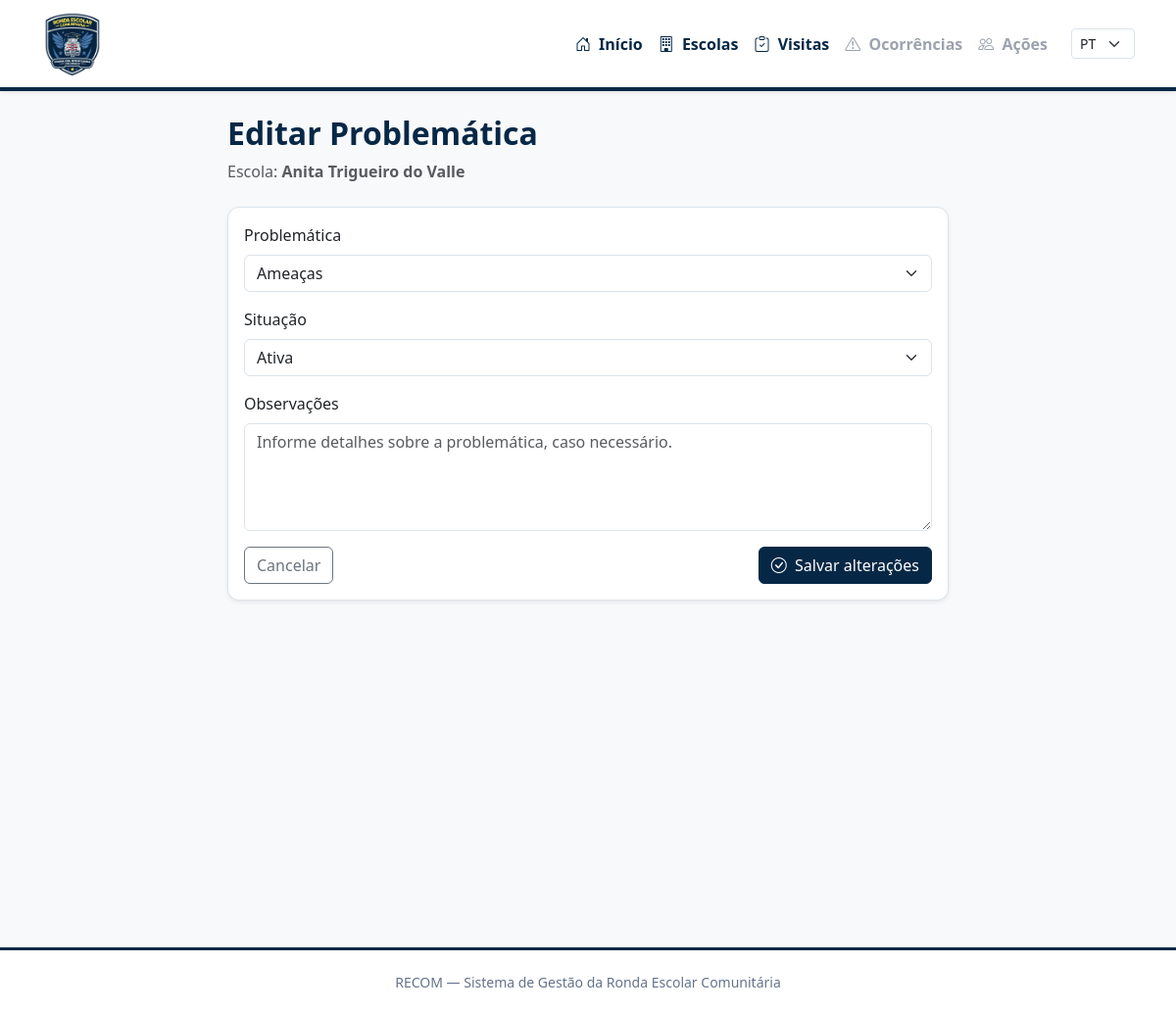
Before: /escolas/4/problematicas/12/editar/ with the older database file.
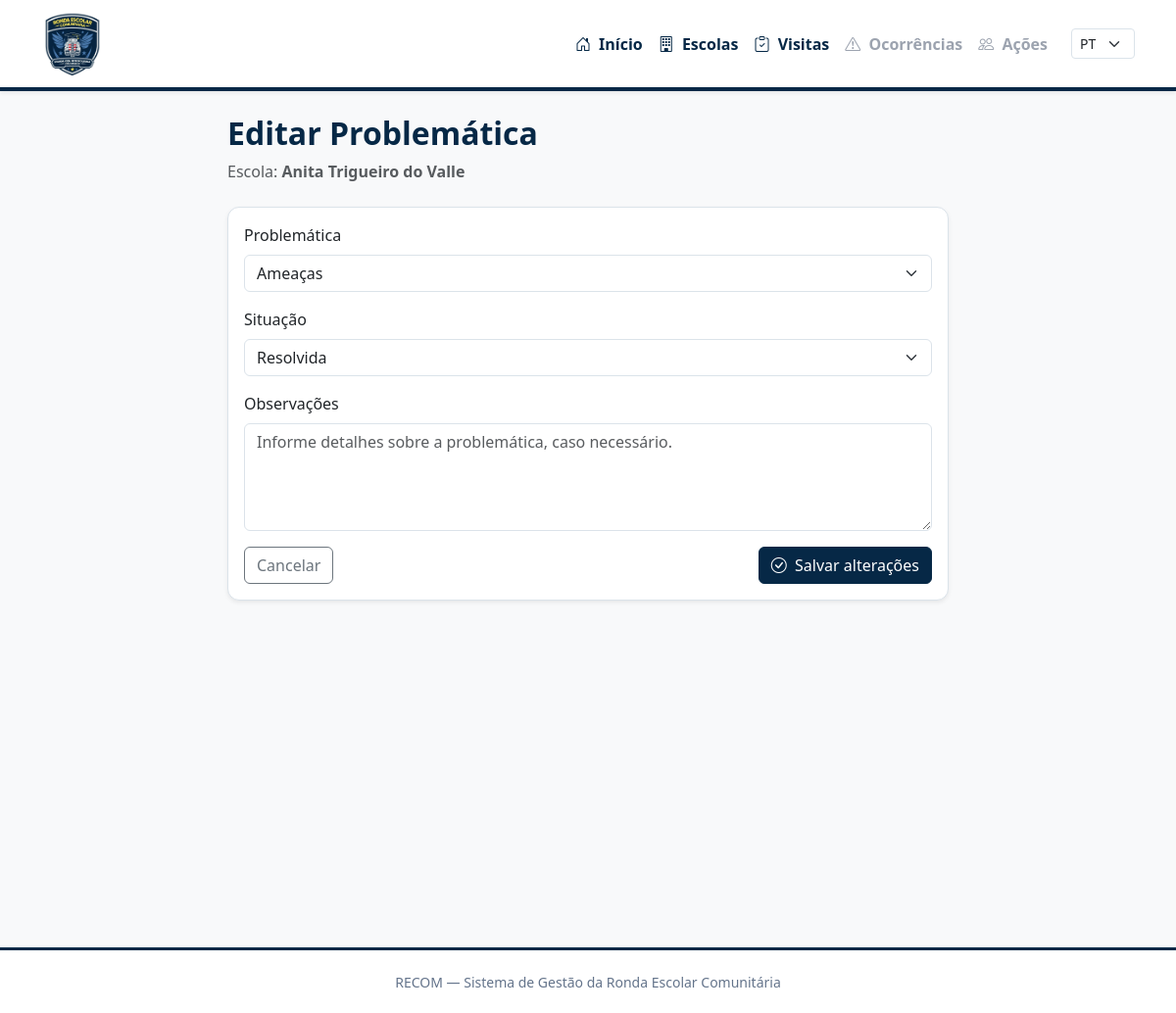
After: the same page with the newer database file.
### escolas/models.py (models this page shows, shortened)
class EscolaProblematica(models.Model):
    SITUACAO_CHOICES = [
        ("ATIVA", "Ativa"),
        ("EM_ACOMPANHAMENTO", "Em acompanhamento"),
        ("RESOLVIDA", "Resolvida"),
    ]
    escola = models.ForeignKey(
        Escola,
        on_delete=models.CASCADE,
        related_name="problematicas"
    )
    tipo_problematica = models.ForeignKey(
        TipoProblematica,
        on_delete=models.PROTECT,
        related_name="escolas"
    )
    data_registro = models.DateField(
        auto_now_add=True
    )
    situacao = models.CharField(
        max_length=20,
        choices=SITUACAO_CHOICES,
        default="ATIVA"
    )
    observacoes = models.TextField(
        blank=True
    )
    criado_em = models.DateTimeField(
        auto_now_add=True
    )
    atualizado_em = models.DateTimeField(
        auto_now=True
    )
    class Meta:
        ordering = ["escola", "tipo_problematica"]
        verbose_name = "Problemática da escola"
        verbose_name_plural = "Problemáticas das escolas"
        constraints = [
            models.UniqueConstraint(
                fields=["escola", "tipo_problematica"],
                name="unique_escola_tipo_problematica"
            )
        ]

### escolas/views.py (the view)
def editar_problematica(
    request,
    escola_pk,
    problematica_pk
):
    escola = get_object_or_404(
        Escola,
        pk=escola_pk
    )
    problematica = get_object_or_404(
        EscolaProblematica,
        pk=problematica_pk,
        escola=escola
    )
    if request.method == "POST":
        form = EscolaProblematicaForm(
            request.POST,
            instance=problematica
        )
        if form.is_valid():
            tipo = form.cleaned_data[
                "tipo_problematica"
            ]
            ja_existe = EscolaProblematica.objects.filter(
                escola=escola,
                tipo_problematica=tipo
            ).exclude(
                pk=problematica.pk
            ).exists()
            if ja_existe:
                form.add_error(
                    "tipo_problematica",
                    (
                        "Esta problemática já está "
                        "registrada para esta escola."
                    )
                )
            else:
                form.save()
                messages.success(
                    request,
                    "Problemática atualizada com sucesso."
                )
                return redirect(
                    "escolas:detalhe_escola",
                    pk=escola.pk
                )
    else:
        form = EscolaProblematicaForm(
            instance=problematica
        )
    contexto = {
        "escola": escola,
        "problematica": problematica,
        "form": form,
        "modo_edicao": True,
    }
    return render(
        request,
        "escolas/form_problematica.html",
        contexto
    )

### escolas/models.py (called while the page is built)
    def __str__(self):
        return self.nome

### templates/escolas/form_problematica.html (shortened to what this page needs)
{% extends "base.html" %}
{% block content %}
<div class="container mt-4 mb-5">
    <div class="row justify-content-center">
        <div class="col-lg-8">
            <div class="mb-4">
                {% if modo_edicao %}
                    <h2>Editar Problemática</h2>
                {% else %}
                    <h2>Registrar Problemática</h2>
                {% endif %}
                <p class="text-muted mb-0">
                    Escola:
                    <strong>{{ escola.nome }}</strong>
                </p>
            </div>
            <div class="card shadow-sm">
                <div class="card-body">
                    <form method="post">
                        <div class="mb-3">
                            <label
                                for="{{ form.tipo_problematica.id_for_label }}"
                                class="form-label"
                            >
                                Problemática
                            </label>
                            {{ form.tipo_problematica }}
                        </div>
                        <div class="mb-3">
                            <label
                                for="{{ form.situacao.id_for_label }}"
                                class="form-label"
                            >
                                Situação
                            </label>
                            {{ form.situacao }}
                        </div>
                        <div class="mb-3">
                            <label
                                for="{{ form.observacoes.id_for_label }}"
                                class="form-label"
                            >
                                Observações
                            </label>
                            {{ form.observacoes }}
                        </div>
                        <div class="d-flex justify-content-between">
                            <a
                                href="{% url 'escolas:detalhe_escola' escola.pk %}"
                                class="btn btn-outline-secondary"
                            >
                                Cancelar
                            </a>
                            {% if modo_edicao %}
                                <button
                                    type="submit"
                                    class="btn btn-primary"
                                >
                                    <i class="bi bi-check-circle me-1"></i>
                                    Salvar alterações
                                </button>
                            {% endif %}
                        </div>
                    </form>
                </div>
            </div>
        </div>
    </div>
</div>
{% endblock %}

Changed rows visible on the page:
changed EscolaProblematica "Ameaças": situacao "Ativa" → "Resolvida"
